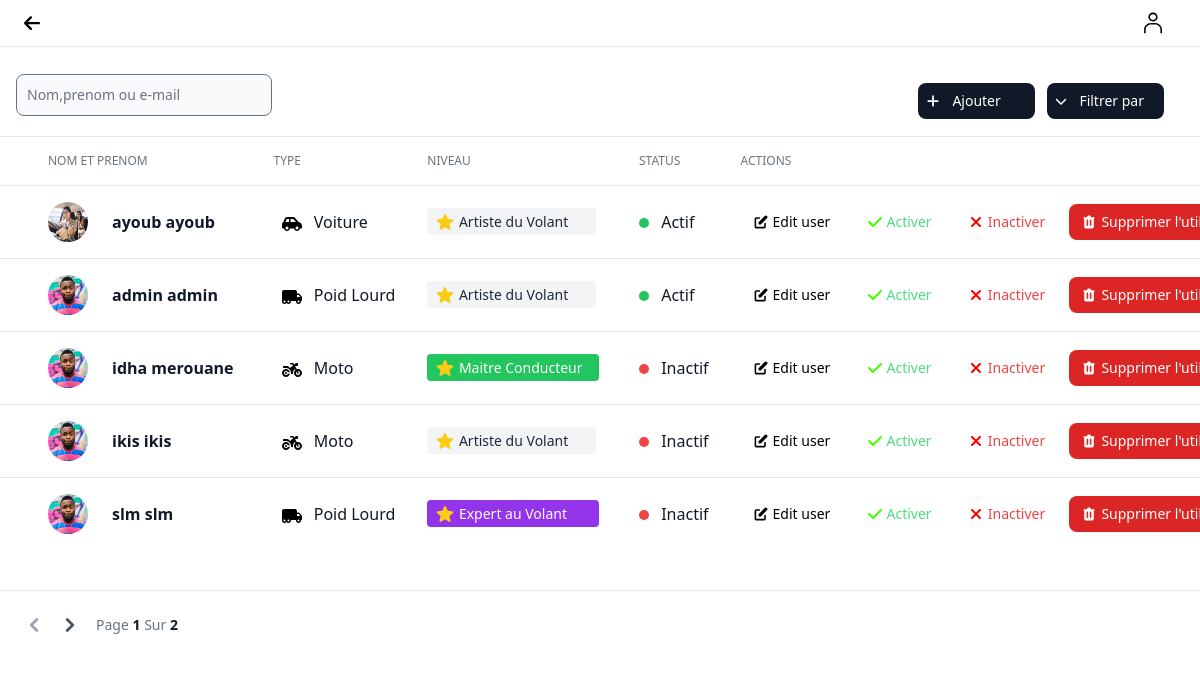
The page /drivers_list on the database as committed earlier.
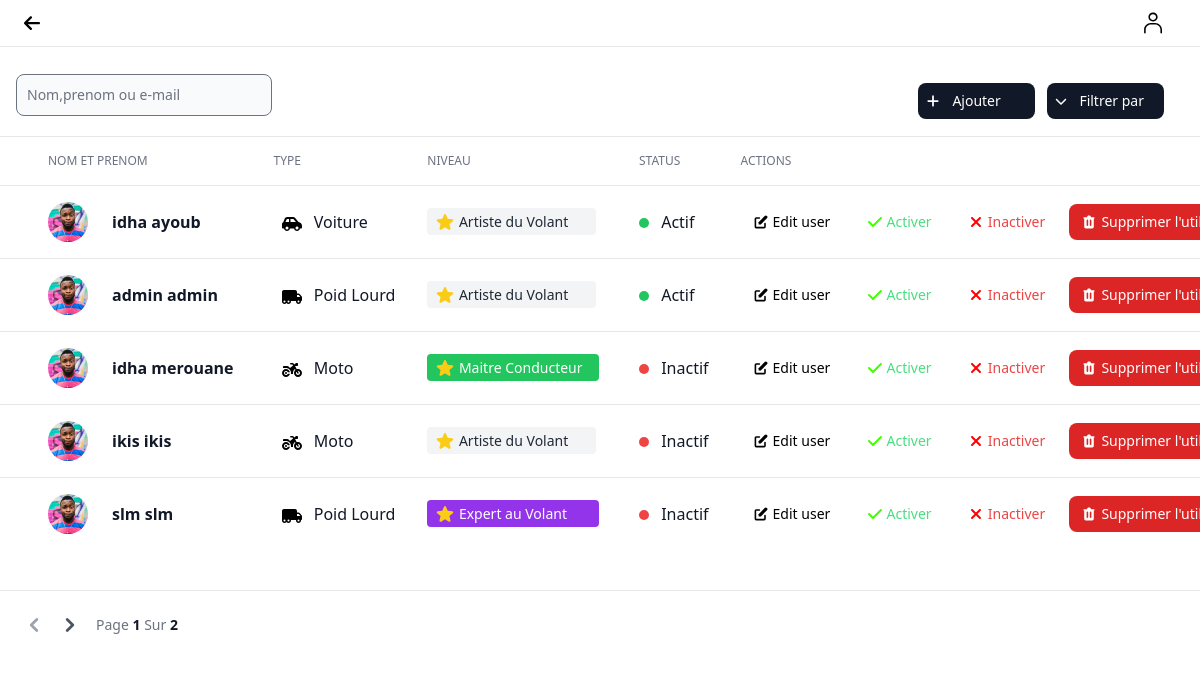
The same page on the database as committed later.
### app/models.py (models this page shows, shortened)
class Driver(models.Model):
    CAR = 'Voiture'
    MOTO = 'Moto'
    POIDS_LOURD = 'Poids Lourd'
    VEHICLE_CHOICES = [
        (CAR ,'Voiture'),
        (MOTO ,'Moto'),
        (POIDS_LOURD ,'Poids lourd'),
    ]
    Artiste_du_Volant='Artiste du Volant'
    Maitre_Conducteur='Maitre Conducteur'
    Expert_au_Volant='Expert au Volant'
    LEVEL_CHOICES=[
        (Artiste_du_Volant, 'Artiste du Volant'),
        (Maitre_Conducteur, 'Maitre Conducteur'),
        (Expert_au_Volant, 'Expert au Volant'),
    ]
    user=models.OneToOneField(User,on_delete=models.CASCADE,null=True)
    level=models.CharField(max_length=20,choices=LEVEL_CHOICES,null=True)
    is_driver=models.BooleanField(null=True)
    vehicle = models.CharField(max_length=20, choices=VEHICLE_CHOICES,null=True)

class User_otherfields(models.Model):
    user=models.OneToOneField(User,on_delete=models.CASCADE,null=True)
    profile_image=models.ImageField(upload_to="static" , null=True)
    cni=models.CharField(max_length=10,blank=True)

### sfe/views.py (the view)
# urls.py: path('drivers_list',views.drivers_list,name="drivers_list"),
def drivers_list(request):
    users = Driver.objects.all()
    user_otherfields=User_otherfields.objects.all()
    paginator = Paginator(users, 5)
    page_number = request.GET.get('page')
    page_obj = paginator.get_page(page_number)
    if page_obj is EmptyPage:
        render("userslist")
    user_approved = User.objects.filter(is_active=True)
    user_inapproved = User.objects.filter(is_active=False)
    context = {
        'users':users,
        'page_obj': page_obj,
        'user_approved': user_approved,
        'user_inapproved': user_inapproved,
        'user_otherfields':user_otherfields,
    }
    return render(request,"adm/drivers_list.html",context)

### templates/adm/drivers_list.html (shortened to what the changed rows need)
{% extends 'admdashnav.html' %}
{% load static tailwind_tags %}
{% load static %}
{% block content %}
            {% include "msg/msg.html" %}
<div class="flex flex-col pb-10">
    <div class="overflow-x-auto">
        <div class="inline-block min-w-full align-middle">
            <div class="overflow-hidden shadow">
                <table class="min-w-full divide-y divide-gray-200 table-fixed ">
                    <thead class="bg-white">
                        <tr>
                            <th scope="col" class="p-3">
                            </th>
                            <th scope="col" class="p-4 text-xs font-medium text-left text-gray-500 uppercase ">
                                Nom et prenom
                            </th>
                            <th scope="col" class="p-4 text-xs font-medium text-left text-gray-500 uppercase ">
                                Type
                            </th>
                            <th scope="col" class="p-4 text-xs font-medium text-left text-gray-500 uppercase ">
                                Niveau
                            </th>
                            <th scope="col" class="p-4 text-xs font-medium text-left text-gray-500 uppercase ">
                                Status
                            </th>
                            <th scope="col" class="p-4 text-xs font-medium text-left text-gray-500 uppercase ">
                                Actions
                            </th>
                        </tr>
                    </thead>
                    {% for i in page_obj  %}
                    <tbody class="bg-white divide-y divide-gray-200  ">
                        <tr class="hover:bg-gray-100 ">
                            <td class="w-4 p-4">
                            </td>
                            <td class="flex items-center p-4 mr-12 space-x-6 whitespace-nowrap">
                                <img class="w-10 h-10 rounded-full" src="{{i.user.user_otherfields.profile_image.url}}" alt="{{ i.user.username }}">
                                <div class="text-sm font-normal text-gray-500 ">
                                    <div class="text-base font-semibold text-gray-900 "><button > <a href="{% url 'profile' user_id=i.user.id %}"> {{i.user.last_name}} {{i.user.first_name}} </a></button></div>
                                </div>
                            </td>
                            {% if i.vehicle == "Voiture" %}
                            <td class="p-4 text-base font-medium text-gray-900 whitespace-nowrap ">
                              Voiture
                            </td>
                            {% endif %}
                             {% if i.level == 'Artiste du Volant' %}
                             <td class="p-4 text-base font-medium text-gray-900 whitespace-nowrap ">
                              <span class="bg-gray-100 text-gray-800 text-sm font-medium me-2 py-1 pl-2 pr-5 rounded  ">
                                      <p class="me-2 inline-block ">Artiste du Volant</p>
                              </span>
                            </td>
                             {% endif %}
                             {% if i.user.is_active is True %}
                            <td class="p-4 text-base font-medium text-gray-900 whitespace-nowrap "><div class="h-2.5 w-2.5 rounded-full bg-green-500 me-2 inline-block"></div> Actif</td>
                            {% else %}
                            <td class="p-4 text-base font-medium text-gray-900 whitespace-nowrap "><div class="h-2.5 w-2.5 rounded-full bg-red-500 me-2 inline-block"></div> Inactif</td>
                            {% endif %}
                            <td class="p-4 space-x-2 whitespace-nowrap">
                                <button type="button" data-modal-target="edit-user-modal-{{user.id}}" data-modal-toggle="edit-user-modal-{{user.id}}" class="inline-flex items-center px-3 py-2 text-sm font-medium text-center text-black rounded-lg bg-primary-700 hover:bg-primary-800 focus:ring-4 focus:ring-primary-300 ">
                                    Edit user
                                </button>
                                <button type="button"  class="hover:underline inline-flex items-center px-3 py-2 text-sm font-medium text-center text-black rounded-lg bg-primary-700 hover:bg-primary-800 focus:ring-4 focus:ring-primary-300 ">
                                    <a href="{% url 'approve_user' user_id=user.id %}" class="text-green-400">Activer</a>
                                </button>
                                <button type="button"  class="hover:underline inline-flex items-center px-3 py-2 text-sm font-medium text-center text-black rounded-lg bg-primary-700 hover:bg-primary-800 focus:ring-4 focus:ring-primary-300 ">
                                    <a href="{% url 'inapprove_user' user_id=user.id %}" class="text-red-500 ">Inactiver</a>
                                </button>
                                <button type="button" data-modal-target="delete-user-modal-{{user.id}}" data-modal-toggle="delete-user-modal-{{user.id}}" class="inline-flex items-center px-3 py-2 text-sm font-medium text-center text-white bg-red-600 rounded-lg hover:bg-red-800 focus:ring-4 focus:ring-red-300 dark:focus:ring-red-900">
                                    Supprimer l'utilisateur
                                </button>
                            </td>
                        </tr>
                    </tbody>
                    {% endfor %}
                </table>
            </div>
        </div>
    </div>
</div>
        {% endblock content %}

Rows that differ between the two databases and show on the page:
changed through a linked row, Driver "ayoub": user.user_otherfields.profile_image: a different picture; user.last_name "ayoub" → "idha"
